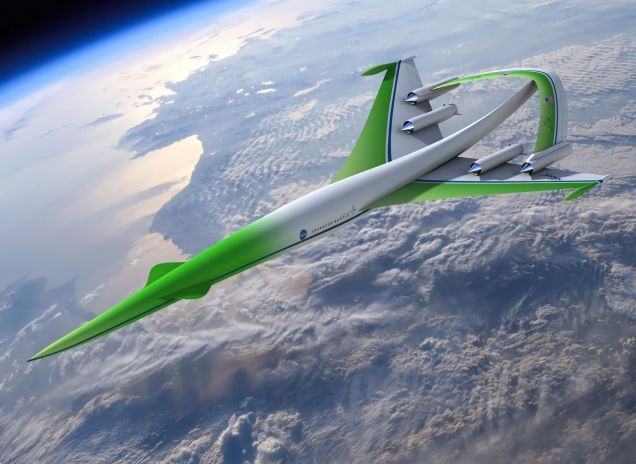
#> input picture img_to_mif/cool-plane.jpg, 636 x 464 px
$ python image_to_mif.py ../img_to_mif/cool-plane.jpg out.png
#> lines starting #> are read from the running program, lines starting #| are printed output that depends on the picture
#!/usr/bin/env python3
"""
image_to_mif.py — Convert a JPG or PNG image to a .mif file using a 16-color palette.

Each pixel is mapped to the closest color in the palette (RGB444, 4-bit index).
The output MIF encodes one pixel index per address, line by line (row-major order).

Usage:
    python image_to_mif.py <input_image> [output.mif]

If no output path is given, the output is placed next to the input with a .mif extension.
"""

import sys
import os
import math
from PIL import Image

# ---------------------------------------------------------------------------
# Palette: 16 entries parsed from palette.mif (RGB444 → scaled to 0-255)
# Index → (R, G, B) in 0-255 range
# ---------------------------------------------------------------------------
PALETTE = {
    0x0: (  0,   0,   0),
    0x1: ( 34,  51,  85),
    0x2: (136,  34,  85),
    0x3: (  0, 136,  85),
    0x4: (187,  85,  51),
    0x5: (102,  85,  85),
    0x6: (204, 204, 204),
    0x7: (255, 255, 255),
    0x8: (255,   0,  85),
    0x9: (255, 170,   0),
    0xA: (255, 255,  34),
    0xB: (  0, 238,  51),
    0xC: ( 51, 187, 255),
    0xD: (136, 119, 170),
    0xE: (255, 119, 187),
    0xF: (255, 204, 170),
}


def closest_palette_index(r: int, g: int, b: int) -> int:
    """Return the palette index whose color is closest to (r, g, b) in RGB space."""
    best_idx = 0
    best_dist = float('inf')
    for idx, (pr, pg, pb) in PALETTE.items():
        dist = (r - pr) ** 2 + (g - pg) ** 2 + (b - pb) ** 2
        if dist < best_dist:
            best_dist = dist
            best_idx = idx
            if dist == 0:
                break  # exact match, no need to continue
    return best_idx


def image_to_mif(input_path: str, output_path: str) -> None:
#> called with input_path = '../img_to_mif/cool-plane.jpg', output_path = 'out.png'
    img = Image.open(input_path).convert("RGB")
#> img is the input picture: PIL image 636x464 RGB; mean R, G, B 132.2, 143.2, 157.6
    img = img.resize((200, 150), Image.LANCZOS)
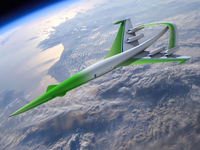
#> img: PIL image 200x150 RGB; mean R, G, B 132.2, 143.2, 157.6
    width, height = img.size  # always 200x150
#> width = 200; height = 150
    pixels = img.load()
    total_pixels = width * height
#> total_pixels = 30000

    # Number of address bits needed (minimum 1)
    addr_bits = max(1, math.ceil(math.log2(total_pixels))) if total_pixels > 1 else 1
#> addr_bits = 15

    print(f"Image size : {width} x {height} = {total_pixels} pixels")
#| Image size : 200 x 150 = 30000 pixels
    print(f"Output     : {output_path}")

    with open(output_path, "w") as f:
        f.write(f"-- Converted from: {os.path.basename(input_path)}\n")
        f.write(f"-- Image size: {width}x{height} pixels, row-major order\n")
        f.write(f"-- Color depth: 4-bit palette index (16 colors)\n\n")
        f.write(f"DEPTH = {total_pixels};\n")
        f.write(f"WIDTH = 4;\n\n")
        f.write(f"ADDRESS_RADIX = HEX;\n")
        f.write(f"DATA_RADIX = HEX;\n\n")
        f.write(f"CONTENT BEGIN\n")

        addr = 0
        for y in range(height):
            for x in range(width):
                r, g, b = pixels[x, y]
                idx = closest_palette_index(r, g, b)
                f.write(f"    {addr:X} : {idx:X};\n")
                addr += 1

        f.write("END;\n")

    print(f"Done. Written {total_pixels} pixel entries.")
#| Done. Written 30000 pixel entries.


def main():
    if len(sys.argv) < 2:
        print("Usage: python image_to_mif.py <input_image> [output.mif]")
        sys.exit(1)

    input_path = sys.argv[1]

    if not os.path.isfile(input_path):
        print(f"Error: file not found: {input_path}")
        sys.exit(1)

    ext = os.path.splitext(input_path)[1].lower()
    if ext not in (".jpg", ".jpeg", ".png"):
        print(f"Warning: expected .jpg or .png, got '{ext}'. Proceeding anyway.")

    if len(sys.argv) >= 3:
        output_path = sys.argv[2]
    else:
        base = os.path.splitext(input_path)[0]
        output_path = base + ".mif"

    image_to_mif(input_path, output_path)


if __name__ == "__main__":
    main()
